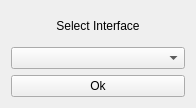
<?xml version="1.0" encoding="UTF-8"?>
<ui version="4.0">
 <class>setInterface</class>
 <widget class="QWidget" name="setInterface">
  <property name="windowModality">
   <enum>Qt::ApplicationModal</enum>
  </property>
  <property name="geometry">
   <rect>
    <x>0</x>
    <y>0</y>
    <width>196</width>
    <height>108</height>
   </rect>
  </property>
  <property name="windowTitle">
   <string>Set Interface</string>
  </property>
  <layout class="QGridLayout" name="gridLayout">
   <item row="0" column="0">
    <widget class="QLabel" name="label">
     <property name="text">
      <string>Select Interface</string>
     </property>
     <property name="alignment">
      <set>Qt::AlignCenter</set>
     </property>
    </widget>
   </item>
   <item row="1" column="0">
    <widget class="QComboBox" name="comboBoxInterface"/>
   </item>
   <item row="2" column="0">
    <widget class="QPushButton" name="pushButtonOk">
     <property name="text">
      <string>Ok</string>
     </property>
     <property name="icon">
      <iconset resource="../icons.qrc">
       <normaloff>:/icons/icons/clean.png</normaloff>:/icons/icons/clean.png</iconset>
     </property>
    </widget>
   </item>
  </layout>
 </widget>
 <resources>
  <include location="../icons.qrc"/>
 </resources>
 <connections>
  <connection>
   <sender>pushButtonOk</sender>
   <signal>clicked()</signal>
   <receiver>setInterface</receiver>
   <slot>close()</slot>
   <hints>
    <hint type="sourcelabel">
     <x>71</x>
     <y>79</y>
    </hint>
    <hint type="destinationlabel">
     <x>165</x>
     <y>103</y>
    </hint>
   </hints>
  </connection>
 </connections>
</ui>
